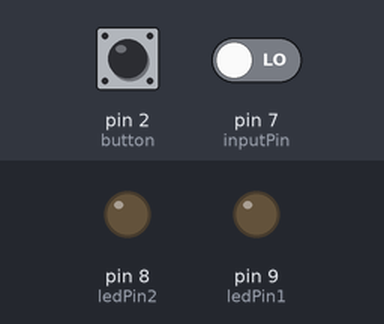
The sketch below on a simulated Arduino Mega 2560, built with avr-gcc and run on an emulated ATmega2560. Parts: output pins drawn as LEDs (lit = HIGH). The test bench sets the inputs (shaded band); at power-on: pin 7 (inputPin) LOW, pin 2 (button) LOW. What the sketch prints to the serial monitor is not drawn.

Above: at 2.8 s.
2.9 s: pin 7 (inputPin) driven HIGH
At 6.6 s:
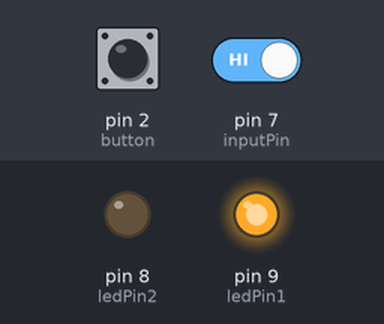
10.5 s: pin 7 (inputPin) driven LOW
At 11.6 s:
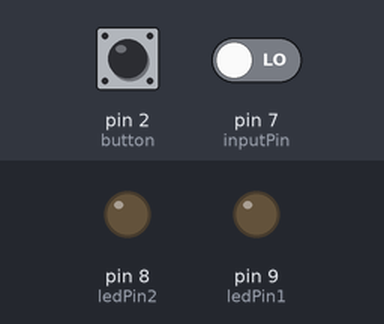
Timing chart, 0 to 13.5 s (numbered marks = the images above; inputs shaded):
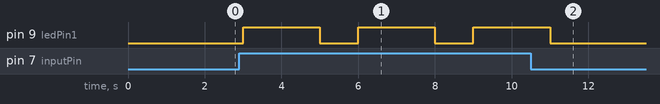

Measured:
- after the input at 2.9 s, pin 9 (ledPin1): alternates HIGH for 2.0 s and LOW for 1.0 s, starting after 0.10 s
- after the input at 10.5 s, pin 9 (ledPin1): goes on until 11.0 s, then stays LOW

The sketch:

slave.ino
```cpp
int ledPin1 = 9;          // 1번 LED
int ledPin2 = 8;          // 2번 LED
int inputPin = 7;         // 센서 신호핀
int val = 0;              // 센서 신호의 판별을 위한 변수
int button = 2;           // 버튼 핀

unsigned long warningTime = 60000;  // 60초 (테스트를 위한 시간, 실제로는 더 많은 시간을 줘야함)
unsigned long previousMillis = 0;

void setup(){
  Serial.begin(9600);
  Serial1.begin(9600);
  pinMode(ledPin1, OUTPUT);    // 1번 LED를 출력으로 설정
  pinMode(ledPin2, OUTPUT);    // 2번 LED를 출력으로 설정
  pinMode(inputPin, INPUT);    // 센서 Input 설정
  pinMode(button, INPUT);      // 버튼 Input 설정
}

void loop(){
  val = digitalRead(inputPin);         // 센서 신호값을 읽어와서 val에 저장
  unsigned long currentMillis = millis();

  if (val == HIGH) {                   // 센서 신호값이 HIGH면(인체 감지가 되면)
    digitalWrite(ledPin1, HIGH);
    digitalWrite(ledPin2, LOW);
    delay(2000);
    digitalWrite(ledPin1, LOW);
    digitalWrite(ledPin2, LOW);
    Serial.println("인체 감지");
    previousMillis = currentMillis;
    Serial1.print('X');
  }

  else if ((unsigned long)(currentMillis - previousMillis) >= warningTime) {
    digitalWrite(ledPin1, LOW);       // 1번 LED OFF
    digitalWrite(ledPin2, HIGH);      // 2번 LED ON
    delay(2000);
    digitalWrite(ledPin1, LOW);
    digitalWrite(ledPin2, LOW);
    Serial.println("위급!!! 60초이상 감지 불가");
    Serial1.print('O');
  }

  if(digitalRead(button)==1){
    Serial.println("위급!!! 비상버튼 감지");
    Serial1.print('O');
  }

  Serial.println();
  delay(1000);
}
```
